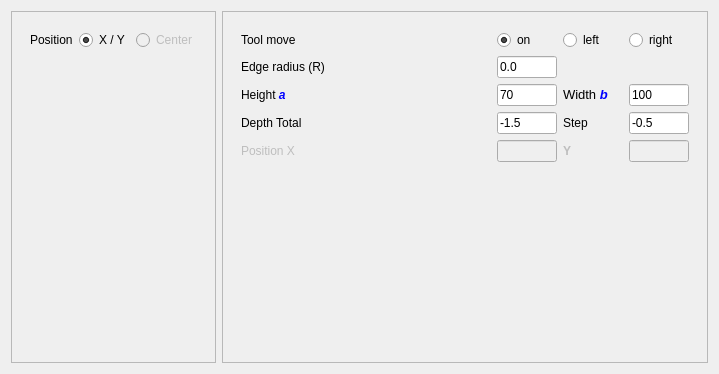
          <widget class="QWidget" name="page_roundedRectangle">
           <property name="geometry">
            <rect>
             <x>0</x>
             <y>0</y>
             <width>719</width>
             <height>374</height>
            </rect>
           </property>
           <attribute name="label">
            <string>Rectangle</string>
           </attribute>
           <layout class="QHBoxLayout" name="horizontalLayout_16">
            <item>
             <widget class="QFrame" name="frame_6">
              <property name="frameShape">
               <enum>QFrame::StyledPanel</enum>
              </property>
              <property name="frameShadow">
               <enum>QFrame::Raised</enum>
              </property>
              <layout class="QVBoxLayout" name="verticalLayout_6">
               <item>
                <widget class="QFrame" name="frame_18">
                 <property name="frameShape">
                  <enum>QFrame::NoFrame</enum>
                 </property>
                 <property name="frameShadow">
                  <enum>QFrame::Raised</enum>
                 </property>
                 <layout class="QHBoxLayout" name="horizontalLayout_8">
                  <item>
                   <widget class="QLabel" name="label_19">
                    <property name="text">
                     <string>Position</string>
                    </property>
                   </widget>
                  </item>
                  <item>
                   <widget class="QRadioButton" name="rbCPRR_1">
                    <property name="enabled">
                     <bool>true</bool>
                    </property>
                    <property name="text">
                     <string notr="true">X / Y</string>
                    </property>
                    <property name="checked">
                     <bool>true</bool>
                    </property>
                   </widget>
                  </item>
                  <item>
                   <widget class="QRadioButton" name="rbCPRR_2">
                    <property name="enabled">
                     <bool>false</bool>
                    </property>
                    <property name="text">
                     <string>Center</string>
                    </property>
                    <property name="checkable">
                     <bool>false</bool>
                    </property>
                    <property name="checked">
                     <bool>false</bool>
                    </property>
                   </widget>
                  </item>
                 </layout>
                </widget>
               </item>
               <item>
                <widget class="QLabel" name="imageRR">
                 <property name="text">
                  <string notr="true"/>
                 </property>
                 <property name="pixmap">
                  <pixmap>img/contour/round-rectangle-pic1_1.jpg</pixmap>
                 </property>
                </widget>
               </item>
               <item>
                <spacer name="verticalSpacer_6">
                 <property name="orientation">
                  <enum>Qt::Vertical</enum>
                 </property>
                 <property name="sizeHint" stdset="0">
                  <size>
                   <width>20</width>
                   <height>40</height>
                  </size>
                 </property>
                </spacer>
               </item>
              </layout>
             </widget>
            </item>
            <item>
             <widget class="QFrame" name="frame_17">
              <property name="sizePolicy">
               <sizepolicy hsizetype="Preferred" vsizetype="Preferred">
                <horstretch>0</horstretch>
                <verstretch>0</verstretch>
               </sizepolicy>
              </property>
              <property name="frameShape">
               <enum>QFrame::StyledPanel</enum>
              </property>
              <property name="frameShadow">
               <enum>QFrame::Raised</enum>
              </property>
              <layout class="QVBoxLayout" name="verticalLayout_7">
               <item>
                <widget class="QFrame" name="frame_19">
                 <property name="frameShape">
                  <enum>QFrame::NoFrame</enum>
                 </property>
                 <property name="frameShadow">
                  <enum>QFrame::Raised</enum>
                 </property>
                 <layout class="QGridLayout" name="gridLayout_4">
                  <item row="3" column="2">
                   <widget class="QLabel" name="label_22">
                    <property name="text">
                     <string>Step</string>
                    </property>
                   </widget>
                  </item>
                  <item row="2" column="0">
                   <widget class="QLabel" name="label_43">
                    <property name="text">
                     <string>&lt;html&gt;&lt;head/&gt;&lt;body&gt;&lt;p&gt;Height &lt;span style=&quot; font-weight:600; font-style:italic; color:#0000ff;&quot;&gt;a&lt;/span&gt;&lt;/p&gt;&lt;/body&gt;&lt;/html&gt;</string>
                    </property>
                   </widget>
                  </item>
                  <item row="3" column="0">
                   <widget class="QLabel" name="label_20">
                    <property name="text">
                     <string>Depth Total</string>
                    </property>
                   </widget>
                  </item>
                  <item row="4" column="3">
                   <widget class="QLineEdit" name="posRRY">
                    <property name="enabled">
                     <bool>false</bool>
                    </property>
                    <property name="maximumSize">
                     <size>
                      <width>60</width>
                      <height>16777215</height>
                     </size>
                    </property>
                   </widget>
                  </item>
                  <item row="2" column="1">
                   <widget class="QLineEdit" name="heightRA">
                    <property name="maximumSize">
                     <size>
                      <width>60</width>
                      <height>16777215</height>
                     </size>
                    </property>
                    <property name="text">
                     <string>70</string>
                    </property>
                   </widget>
                  </item>
                  <item row="1" column="1">
                   <widget class="QLineEdit" name="edgeRadius">
                    <property name="maximumSize">
                     <size>
                      <width>60</width>
                      <height>16777215</height>
                     </size>
                    </property>
                    <property name="toolTip">
                     <string>Radius for rounded Rectangle</string>
                    </property>
                    <property name="statusTip">
                     <string>Radius for rounded Rectangle</string>
                    </property>
                    <property name="text">
                     <string>0.0</string>
                    </property>
                   </widget>
                  </item>
                  <item row="4" column="0">
                   <widget class="QLabel" name="labelRRX">
                    <property name="enabled">
                     <bool>false</bool>
                    </property>
                    <property name="text">
                     <string>Position X</string>
                    </property>
                   </widget>
                  </item>
                  <item row="3" column="1">
                   <widget class="QLineEdit" name="depthRRTotal">
                    <property name="maximumSize">
                     <size>
                      <width>60</width>
                      <height>16777215</height>
                     </size>
                    </property>
                    <property name="text">
                     <string>-1.5</string>
                    </property>
                   </widget>
                  </item>
                  <item row="0" column="2">
                   <widget class="QRadioButton" name="rbTrclRRect">
                    <property name="maximumSize">
                     <size>
                      <width>60</width>
                      <height>16777215</height>
                     </size>
                    </property>
                    <property name="statusTip">
                     <string>Tool Radius Compensation Left (G41)</string>
                    </property>
                    <property name="text">
                     <string comment="trcl">left </string>
                    </property>
                    <property name="checked">
                     <bool>false</bool>
                    </property>
                   </widget>
                  </item>
                  <item row="1" column="0">
                   <widget class="QLabel" name="label">
                    <property name="text">
                     <string>Edge radius (R)</string>
                    </property>
                   </widget>
                  </item>
                  <item row="2" column="2">
                   <widget class="QLabel" name="label_38">
                    <property name="text">
                     <string>&lt;!DOCTYPE HTML PUBLIC &quot;-//W3C//DTD HTML 4.0//EN&quot; &quot;http://www.w3.org/TR/REC-html40/strict.dtd&quot;&gt;
&lt;html&gt;&lt;head&gt;&lt;meta name=&quot;qrichtext&quot; content=&quot;1&quot; /&gt;&lt;style type=&quot;text/css&quot;&gt;
p, li { white-space: pre-wrap; }
&lt;/style&gt;&lt;/head&gt;&lt;body style=&quot; font-family:'Noto Sans'; font-size:10pt; font-weight:400; font-style:normal;&quot;&gt;
&lt;p style=&quot; margin-top:12px; margin-bottom:12px; margin-left:0px; margin-right:0px; -qt-block-indent:0; text-indent:0px;&quot;&gt;Width&lt;span style=&quot; font-style:italic;&quot;&gt; &lt;/span&gt;&lt;span style=&quot; font-weight:600; font-style:italic; color:#0000ff;&quot;&gt;b&lt;/span&gt;&lt;/p&gt;&lt;/body&gt;&lt;/html&gt;</string>
                    </property>
                   </widget>
                  </item>
                  <item row="0" column="0">
                   <widget class="QLabel" name="label_44">
                    <property name="text">
                     <string>Tool move</string>
                    </property>
                   </widget>
                  </item>
                  <item row="0" column="3">
                   <widget class="QRadioButton" name="rbTrcrrRect">
                    <property name="statusTip">
                     <string>Tool Radius Compensation Right (G42)</string>
                    </property>
                    <property name="text">
                     <string comment="rcr">right</string>
                    </property>
                   </widget>
                  </item>
                  <item row="5" column="0">
                   <spacer name="verticalSpacer_4">
                    <property name="orientation">
                     <enum>Qt::Vertical</enum>
                    </property>
                    <property name="sizeHint" stdset="0">
                     <size>
                      <width>20</width>
                      <height>40</height>
                     </size>
                    </property>
                   </spacer>
                  </item>
                  <item row="0" column="1">
                   <widget class="QRadioButton" name="rbTrcRRect">
                    <property name="text">
                     <string>on</string>
                    </property>
                    <property name="checked">
                     <bool>true</bool>
                    </property>
                   </widget>
                  </item>
                  <item row="4" column="1">
                   <widget class="QLineEdit" name="posRRX">
                    <property name="enabled">
                     <bool>false</bool>
                    </property>
                    <property name="maximumSize">
                     <size>
                      <width>60</width>
                      <height>60</height>
                     </size>
                    </property>
                   </widget>
                  </item>
                  <item row="3" column="3">
                   <widget class="QLineEdit" name="depthRRStep">
                    <property name="maximumSize">
                     <size>
                      <width>60</width>
                      <height>16777215</height>
                     </size>
                    </property>
                    <property name="text">
                     <string>-0.5</string>
                    </property>
                   </widget>
                  </item>
                  <item row="2" column="3">
                   <widget class="QLineEdit" name="heightRB">
                    <property name="maximumSize">
                     <size>
                      <width>60</width>
                      <height>16777215</height>
                     </size>
                    </property>
                    <property name="text">
                     <string>100</string>
                    </property>
                   </widget>
                  </item>
                  <item row="4" column="2">
                   <widget class="QLabel" name="labelRRY">
                    <property name="enabled">
                     <bool>false</bool>
                    </property>
                    <property name="text">
                     <string>&lt;html&gt;&lt;head/&gt;&lt;body&gt;&lt;p&gt;&lt;span style=&quot; font-weight:600;&quot;&gt;Y&lt;/span&gt;&lt;/p&gt;&lt;/body&gt;&lt;/html&gt;</string>
                    </property>
                   </widget>
                  </item>
                 </layout>
                </widget>
               </item>
              </layout>
             </widget>
            </item>
           </layout>
          </widget>
